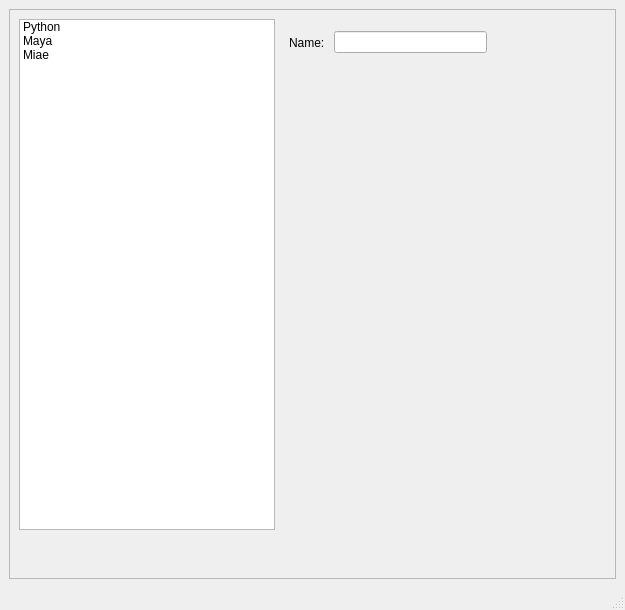
<?xml version="1.0" encoding="UTF-8"?>
<ui version="4.0">
 <class>MainWindow</class>
 <widget class="QMainWindow" name="MainWindow">
  <property name="geometry">
   <rect>
    <x>0</x>
    <y>0</y>
    <width>625</width>
    <height>610</height>
   </rect>
  </property>
  <property name="windowTitle">
   <string>MainWindow</string>
  </property>
  <widget class="QWidget" name="centralwidget">
   <layout class="QGridLayout" name="gridLayout">
    <item row="0" column="0">
     <widget class="QFrame" name="Name">
      <property name="frameShape">
       <enum>QFrame::StyledPanel</enum>
      </property>
      <property name="frameShadow">
       <enum>QFrame::Raised</enum>
      </property>
      <widget class="QListWidget" name="listWidget">
       <property name="geometry">
        <rect>
         <x>10</x>
         <y>10</y>
         <width>256</width>
         <height>511</height>
        </rect>
       </property>
       <item>
        <property name="text">
         <string>Python</string>
        </property>
       </item>
       <item>
        <property name="text">
         <string>Maya</string>
        </property>
       </item>
       <item>
        <property name="text">
         <string>Miae</string>
        </property>
       </item>
      </widget>
      <widget class="QWidget" name="">
       <property name="geometry">
        <rect>
         <x>280</x>
         <y>20</y>
         <width>198</width>
         <height>27</height>
        </rect>
       </property>
       <layout class="QHBoxLayout" name="horizontalLayout">
        <item>
         <widget class="QLabel" name="label">
          <property name="text">
           <string>Name: </string>
          </property>
         </widget>
        </item>
        <item>
         <widget class="QLineEdit" name="lineEdit">
          <property name="placeholderText">
           <string/>
          </property>
         </widget>
        </item>
       </layout>
      </widget>
     </widget>
    </item>
   </layout>
  </widget>
  <widget class="QMenuBar" name="menubar">
   <property name="geometry">
    <rect>
     <x>0</x>
     <y>0</y>
     <width>625</width>
     <height>22</height>
    </rect>
   </property>
  </widget>
  <widget class="QStatusBar" name="statusbar"/>
 </widget>
 <resources/>
 <connections/>
</ui>
